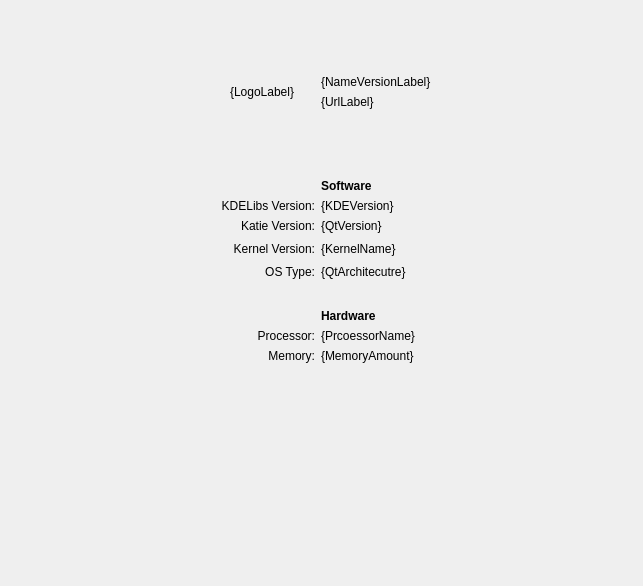
<?xml version="1.0" encoding="UTF-8"?>
<ui version="4.0">
 <class>Module</class>
 <widget class="QWidget" name="Module">
  <property name="geometry">
   <rect>
    <x>0</x>
    <y>0</y>
    <width>643</width>
    <height>586</height>
   </rect>
  </property>
  <layout class="QGridLayout" name="gridLayout">
   <item row="6" column="1">
    <widget class="QLabel" name="qt">
     <property name="text">
      <string>Katie Version:</string>
     </property>
     <property name="alignment">
      <set>Qt::AlignRight|Qt::AlignTrailing|Qt::AlignVCenter</set>
     </property>
    </widget>
   </item>
   <item row="3" column="3">
    <widget class="QLabel" name="label_2">
     <property name="font">
      <font>
       <weight>75</weight>
       <bold>true</bold>
      </font>
     </property>
     <property name="text">
      <string>Software</string>
     </property>
     <property name="alignment">
      <set>Qt::AlignLeading|Qt::AlignLeft|Qt::AlignVCenter</set>
     </property>
    </widget>
   </item>
   <item row="7" column="0">
    <spacer name="horizontalSpacer_4">
     <property name="orientation">
      <enum>Qt::Horizontal</enum>
     </property>
     <property name="sizeHint" stdset="0">
      <size>
       <width>215</width>
       <height>17</height>
      </size>
     </property>
    </spacer>
   </item>
   <item row="6" column="3">
    <widget class="QLabel" name="qtLabel">
     <property name="text">
      <string notr="true">{QtVersion}</string>
     </property>
    </widget>
   </item>
   <item row="8" column="1">
    <widget class="QLabel" name="label_3">
     <property name="text">
      <string>OS Type:</string>
     </property>
     <property name="alignment">
      <set>Qt::AlignRight|Qt::AlignTrailing|Qt::AlignVCenter</set>
     </property>
    </widget>
   </item>
   <item row="5" column="3">
    <widget class="QLabel" name="kdeLabel">
     <property name="text">
      <string notr="true">{KDEVersion}</string>
     </property>
    </widget>
   </item>
   <item row="8" column="3">
    <widget class="QLabel" name="bitsLabel">
     <property name="text">
      <string notr="true">{QtArchitecutre}</string>
     </property>
    </widget>
   </item>
   <item row="13" column="3">
    <spacer name="verticalSpacer">
     <property name="orientation">
      <enum>Qt::Vertical</enum>
     </property>
     <property name="sizeHint" stdset="0">
      <size>
       <width>20</width>
       <height>40</height>
      </size>
     </property>
    </spacer>
   </item>
   <item row="7" column="4">
    <spacer name="horizontalSpacer_7">
     <property name="orientation">
      <enum>Qt::Horizontal</enum>
     </property>
     <property name="sizeHint" stdset="0">
      <size>
       <width>215</width>
       <height>20</height>
      </size>
     </property>
    </spacer>
   </item>
   <item row="11" column="3">
    <widget class="QLabel" name="processorLabel">
     <property name="text">
      <string notr="true">{PrcoessorName}</string>
     </property>
    </widget>
   </item>
   <item row="12" column="1">
    <widget class="QLabel" name="memory">
     <property name="text">
      <string>Memory:</string>
     </property>
     <property name="alignment">
      <set>Qt::AlignRight|Qt::AlignTrailing|Qt::AlignVCenter</set>
     </property>
    </widget>
   </item>
   <item row="11" column="1">
    <widget class="QLabel" name="processor">
     <property name="text">
      <string notr="true">Processor:</string>
     </property>
     <property name="alignment">
      <set>Qt::AlignRight|Qt::AlignTrailing|Qt::AlignVCenter</set>
     </property>
    </widget>
   </item>
   <item row="7" column="3">
    <widget class="QLabel" name="kernelLabel">
     <property name="text">
      <string notr="true">{KernelName}</string>
     </property>
    </widget>
   </item>
   <item row="7" column="1">
    <widget class="QLabel" name="kernel">
     <property name="text">
      <string>Kernel Version:</string>
     </property>
     <property name="alignment">
      <set>Qt::AlignRight|Qt::AlignTrailing|Qt::AlignVCenter</set>
     </property>
    </widget>
   </item>
   <item row="12" column="3">
    <widget class="QLabel" name="memoryLabel">
     <property name="text">
      <string notr="true">{MemoryAmount}</string>
     </property>
    </widget>
   </item>
   <item row="5" column="1">
    <widget class="QLabel" name="kde">
     <property name="text">
      <string>KDELibs Version:</string>
     </property>
     <property name="alignment">
      <set>Qt::AlignRight|Qt::AlignTrailing|Qt::AlignVCenter</set>
     </property>
    </widget>
   </item>
   <item row="2" column="3">
    <spacer name="verticalSpacer_2">
     <property name="orientation">
      <enum>Qt::Vertical</enum>
     </property>
     <property name="sizeType">
      <enum>QSizePolicy::Fixed</enum>
     </property>
     <property name="sizeHint" stdset="0">
      <size>
       <width>20</width>
       <height>24</height>
      </size>
     </property>
    </spacer>
   </item>
   <item row="1" column="3" colspan="2">
    <layout class="QVBoxLayout" name="verticalLayout">
     <item>
      <spacer name="verticalSpacer_6">
       <property name="orientation">
        <enum>Qt::Vertical</enum>
       </property>
       <property name="sizeType">
        <enum>QSizePolicy::Preferred</enum>
       </property>
       <property name="sizeHint" stdset="0">
        <size>
         <width>20</width>
         <height>40</height>
        </size>
       </property>
      </spacer>
     </item>
     <item>
      <widget class="QLabel" name="nameVersionLabel">
       <property name="text">
        <string notr="true">{NameVersionLabel}</string>
       </property>
      </widget>
     </item>
     <item>
      <widget class="QLabel" name="urlLabel">
       <property name="text">
        <string notr="true">{UrlLabel}</string>
       </property>
       <property name="openExternalLinks">
        <bool>true</bool>
       </property>
      </widget>
     </item>
     <item>
      <spacer name="verticalSpacer_5">
       <property name="orientation">
        <enum>Qt::Vertical</enum>
       </property>
       <property name="sizeType">
        <enum>QSizePolicy::Preferred</enum>
       </property>
       <property name="sizeHint" stdset="0">
        <size>
         <width>20</width>
         <height>40</height>
        </size>
       </property>
      </spacer>
     </item>
    </layout>
   </item>
   <item row="9" column="3">
    <spacer name="verticalSpacer_4">
     <property name="orientation">
      <enum>Qt::Vertical</enum>
     </property>
     <property name="sizeType">
      <enum>QSizePolicy::Fixed</enum>
     </property>
     <property name="sizeHint" stdset="0">
      <size>
       <width>20</width>
       <height>24</height>
      </size>
     </property>
    </spacer>
   </item>
   <item row="0" column="3">
    <spacer name="verticalSpacer_3">
     <property name="orientation">
      <enum>Qt::Vertical</enum>
     </property>
     <property name="sizeType">
      <enum>QSizePolicy::Maximum</enum>
     </property>
     <property name="sizeHint" stdset="0">
      <size>
       <width>20</width>
       <height>24</height>
      </size>
     </property>
    </spacer>
   </item>
   <item row="10" column="3">
    <widget class="QLabel" name="label">
     <property name="font">
      <font>
       <weight>75</weight>
       <bold>true</bold>
      </font>
     </property>
     <property name="text">
      <string>Hardware</string>
     </property>
     <property name="alignment">
      <set>Qt::AlignLeading|Qt::AlignLeft|Qt::AlignVCenter</set>
     </property>
    </widget>
   </item>
   <item row="1" column="1">
    <widget class="QWidget" name="widget" native="true">
     <layout class="QHBoxLayout" name="horizontalLayout">
      <item>
       <widget class="QLabel" name="logoLabel">
        <property name="text">
         <string notr="true">{LogoLabel}</string>
        </property>
       </widget>
      </item>
      <item>
       <spacer name="horizontalSpacer">
        <property name="orientation">
         <enum>Qt::Horizontal</enum>
        </property>
        <property name="sizeType">
         <enum>QSizePolicy::Fixed</enum>
        </property>
        <property name="sizeHint" stdset="0">
         <size>
          <width>4</width>
          <height>0</height>
         </size>
        </property>
       </spacer>
      </item>
     </layout>
    </widget>
   </item>
  </layout>
 </widget>
 <resources/>
 <connections/>
</ui>
